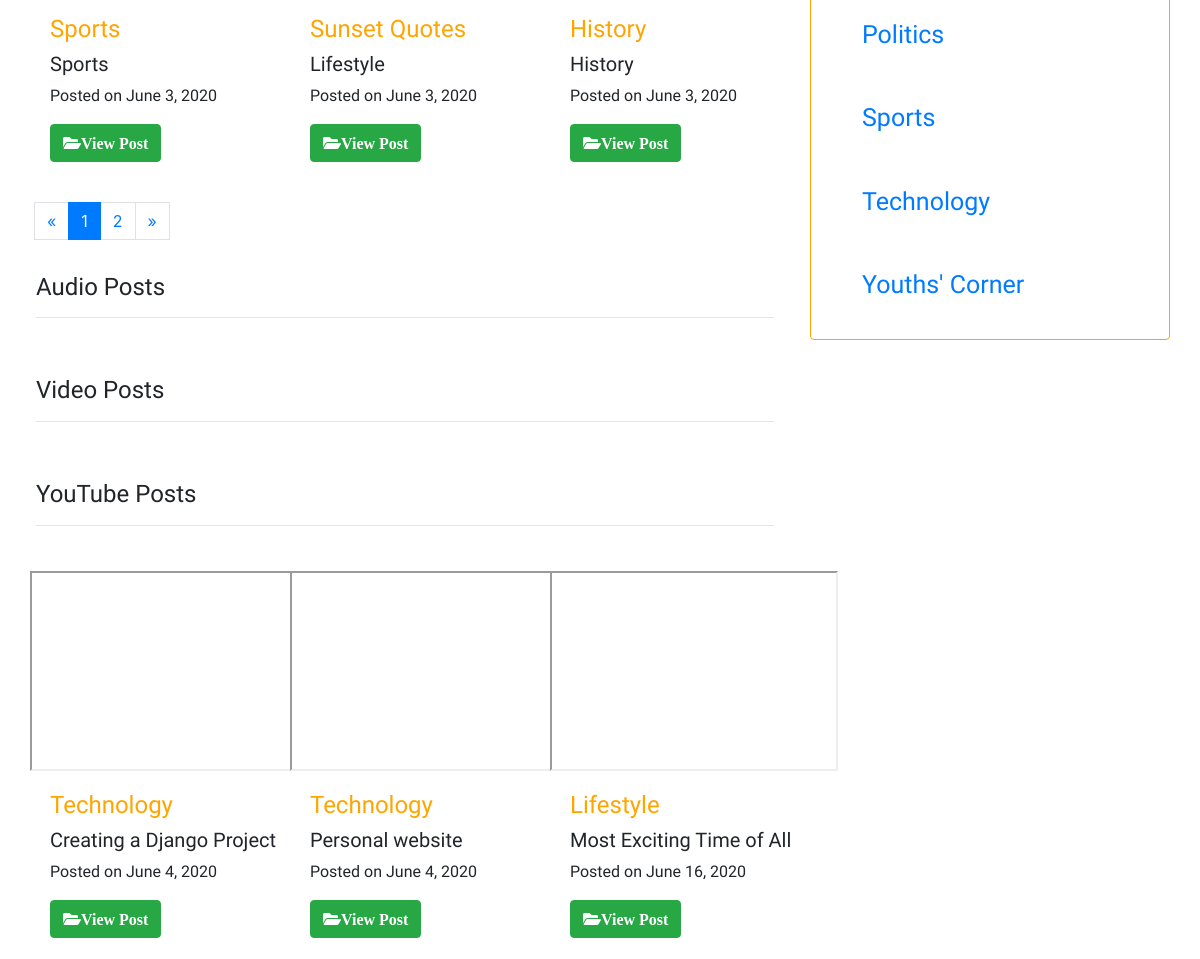
The app's page /index (middle part), older data.
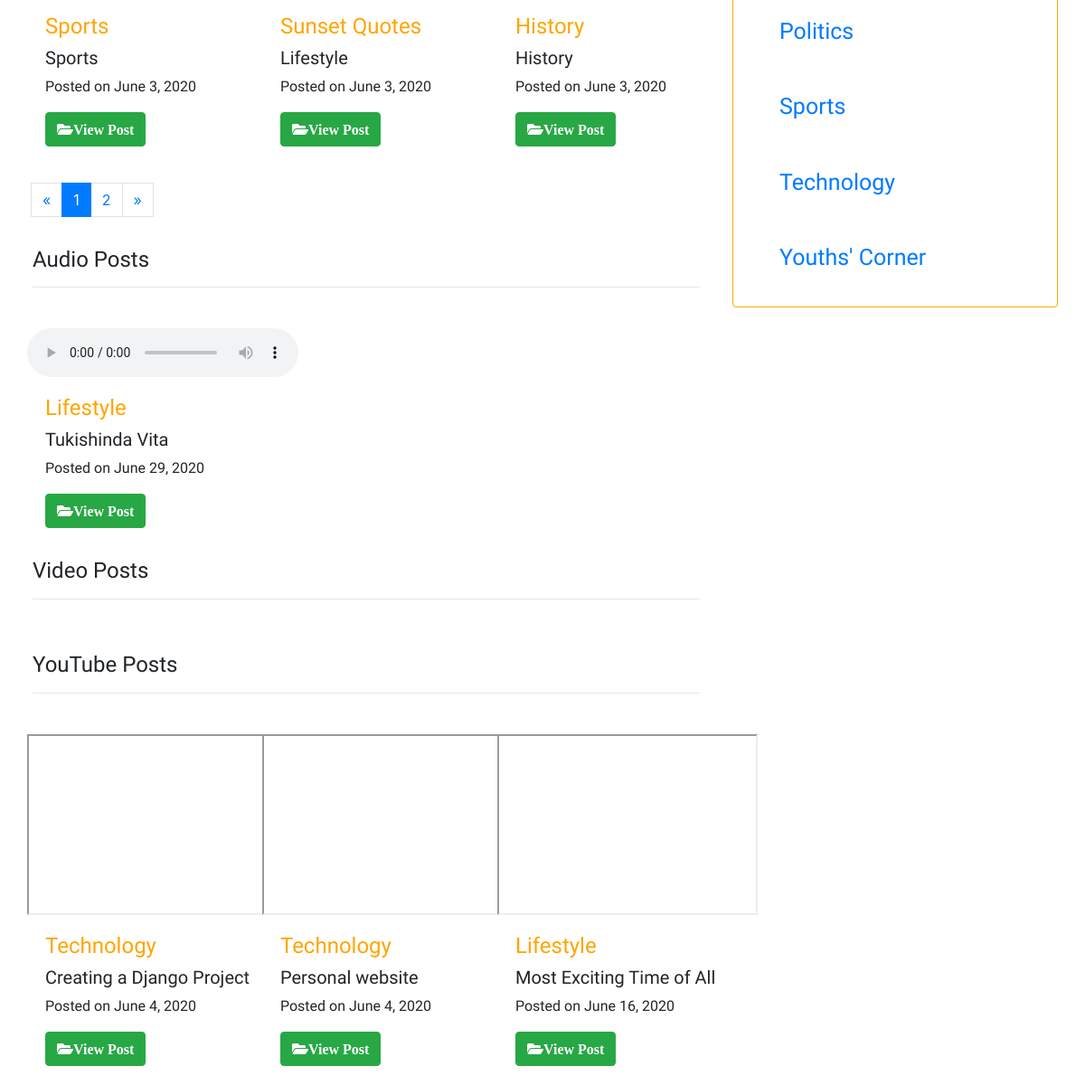
The same page, newer data.
### appBlogd/models.py (models this page shows, shortened)
class ImagePost(models.Model):
    image = models.ImageField()
    category = models.CharField(choices=category, default='unknown', max_length=100)
    title = models.CharField(max_length=50)
    description = models.CharField(max_length=200)
    author = models.CharField(max_length=40)
    story = models.TextField()
    date = models.DateField(auto_now_add=True)

class YoutubePost(models.Model):
    url = models.CharField(max_length=20)
    category = models.CharField(choices=category, default='unknown', max_length=100)
    title = models.CharField(max_length=50)
    description = models.CharField(max_length=200)
    author = models.CharField(max_length=40)
    story = models.TextField()
    date = models.DateField(auto_now_add=True)

class VideoPost(models.Model):
    upload = models.FileField()
    upload_category = models.CharField(choices=upload_post, default='unknown', max_length=50)
    category = models.CharField(choices=category, default='unknown', max_length=100)
    title = models.CharField(max_length=50)
    description = models.CharField(max_length=200)
    author = models.CharField(max_length=40)
    story = models.TextField()
    date = models.DateField(auto_now_add=True)

### appBlogd/views.py (the view)
# urls.py: path('index', views.index, name='index'),
def index(request):
    infoImage = ImagePost.objects.order_by('?')
    infoVideo = VideoPost.objects.filter(upload_category__contains="video")
    infoAudio = VideoPost.objects.filter(upload_category__contains="audio")
    infoYoutube = YoutubePost.objects.all
    paginator = Paginator(infoImage, 6)
    page = request.GET.get('page', 1)
    try:
        posts = paginator.page(page)
    except PageNotAnInteger:
        posts = paginator.page(1)
    except EmptyPage:
        posts = paginator.page(paginator.num_pages)
    context = {
        'posts': posts,
        'infoVideo': infoVideo,
        'infoAudio': infoAudio,
        'infoYoutube': infoYoutube,
    }
    return render(request, 'appBlogd/index.html', context)

### appBlogd/templates/appBlogd/index.html (shortened to what this page needs)
{% extends 'appBlogd/base.html' %}
{% block pane %}
<div class="row">
    {% for posts in posts %}
    <div class="col-sm-4" style="margin-top: 10px;">
        <div class="card border-0" style="width: 18rem;">
          <div class="card-body">
            <h4 class="card-text" style="color: #ffa500; Font-family: Teko;">{{posts.title}}</h4>
            <h5 class="card-text" style="Font-family: Bentham;">{{posts.category}}</h5>
            <p class="card-text" style="Font-family: Tenali Ramakrishna;">Posted on {{posts.date}}</p>
            <a href="{% url 'appBlogd:viewImage_post' posts.id %}" class="btn btn-success">
                <i class="fas fa-folder-open">View Post</i>
            </a>
          </div>
        </div>
    </div>
    {% endfor %}
</div>
<div class="row">
    {% if posts.has_other_pages %}
    <nav aria-label="Page navigation">
        <ul class="pagination justify-content-center" style="margin: 20px;">
        {% if posts.has_previous %}
          <li class="page-item">
              <a class="page-link" href="?page={{ posts.previous_page_number }}">&laquo;</a>
          </li>
        {% else %}
          <li class="disabled"><span class="page-link">&laquo;</span></li>
        {% endif %}
        {% for i in posts.paginator.page_range %}
          {% if posts.number == i %}
            <li class="active page-item"><span class="page-link">{{ i }} <span class="sr-only">(current)</span></span></li>
          {% else %}
            <li class="page-item"><a class="page-link" href="?page={{ i }}">{{ i }}</a></li>
          {% endif %}
        {% endfor %}
        {% if posts.has_next %}
          <li class="page-link"><a href="?page={{ posts.next_page_number }}">&raquo;</a></li>
        {% else %}
          <li class="disabled"><span class="page-link">&raquo;</span></li>
        {% endif %}
      </ul>
    </nav>
    {% endif %}
</div>
<div class="row">
    <div class="alert" role="alert" style="width: 100%;">
      <h4 class="alert-heading" style="font-family: BenchNine;">Audio Posts</h4><hr>
    </div>
</div>
<div class="row">
    {% for infoAudio in infoAudio %}
    <div class="col-sm-4">
        <div class="card border-0" style="width: 18rem;">
            <audio width="100%" height="200" controls>
                <source src="{{infoAudio.upload.url}}" type="video/mp4">
            </audio>
          <div class="card-body">
            <h4 class="card-text" style="color: #ffa500; Font-family: Teko;">{{infoAudio.category}}</h4>
            <h5 class="card-text" style="Font-family: Bentham;">{{infoAudio.title}}</h5>
            <p class="card-text" style="Font-family: Tenali Ramakrishna;">Posted on {{infoAudio.date}}</p>
            <a href="{% url 'appBlogd:viewVideo_post' infoAudio.id %}" class="btn btn-success">
                <i class="fas fa-folder-open">View Post</i>
            </a>
          </div>
        </div>
    </div>
    {% endfor %}
</div>
<div class="row">
    <div class="alert" role="alert" style="width: 100%;">
      <h4 class="alert-heading" style="font-family: BenchNine;">Video Posts</h4><hr>
    </div>
</div>
<div class="row">
    <div class="alert" role="alert" style="width: 100%;">
      <h4 class="alert-heading" style="font-family: BenchNine;">YouTube Posts</h4><hr>
    </div>
</div>
<div class="row">
    {% for infoYoutube in infoYoutube %}
    <div class="col-sm-4">
        <div class="card border-0" style="width: 18rem;">
            <iframe width="100%" height="200" src="https://www.youtube.com/embed/{{infoYoutube.url}}">
            </iframe>
          <div class="card-body">
            <h4 class="card-text" style="color: #ffa500; Font-family: Teko;">{{infoYoutube.category}}</h4>
            <h5 class="card-text" style="Font-family: Bentham;">{{infoYoutube.title}}</h5>
            <p class="card-text" style="Font-family: Tenali Ramakrishna;">Posted on {{infoYoutube.date}}</p>
            <a href="{% url 'appBlogd:viewYoutube_post' infoYoutube.id %}" class="btn btn-success">
                <i class="fas fa-folder-open">View Post</i>
            </a>
          </div>
        </div>
    </div>
    {% endfor %}
</div>
{% endblock %}

### appBlogd/templates/appBlogd/base.html (shortened to what this page needs)
<!DOCTYPE html>
<html lang="en">
<head>
    <link rel="stylesheet" href="https://stackpath.bootstrapcdn.com/bootstrap/4.5.0/css/bootstrap.min.css">
    <link rel="stylesheet" href="https://use.fontawesome.com/releases/v5.8.1/css/all.css">
</head>
<body class="">
    <div class="container-fluid" style="padding: 30px;">
        <div class="row">
            <div class="col-sm-8" style="border-color: #ffa500;">
                {% block pane %}{% endblock %}
            </div>
            <div class="col-sm-4" style="Font-size: 25px;">
                <div class="alert" role="alert" style="border-color: #ffa500">
                  <ul class="list-group" style="list-style-type: none; Font-family: Tenali Ramakrishna;">
                      <a href="{% url 'appBlogd:catPolitics' %}"><li class="list-group-item" style="margin: 10px; border-color: #ffffff;">Politics</li></a>
                      <a href="{% url 'appBlogd:catSports' %}"><li class="list-group-item" style="margin: 10px; border-color: #ffffff;">Sports</li></a>
                      <a href="{% url 'appBlogd:catTechnology' %}"><li class="list-group-item" style="margin: 10px; border-color: #ffffff;">Technology</li></a>
                      <a href="{% url 'appBlogd:catYouths' %}"><li class="list-group-item" style="margin: 10px; border-color: #ffffff;">Youths' Corner</li></a>
                  </ul>
                </div>
            </div>
        </div>
    </div>
</body>
</html>

Row changes from the older to the newer data that the page shows:
added VideoPost: category "Lifestyle", title "Tukishinda Vita", date "June 29, 2020"
